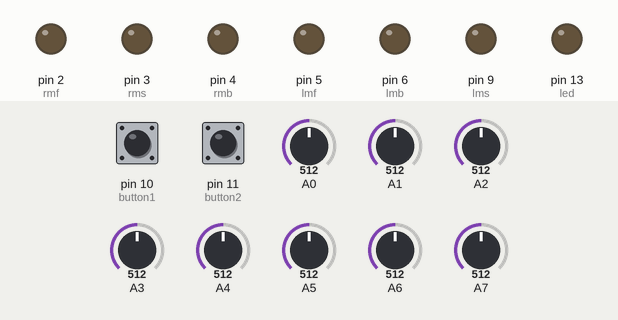
A sketch run on a simulated Arduino Uno, built with avr-gcc and run on an emulated ATmega328P. On the bench: output pins drawn as LEDs (lit = HIGH). The test bench sets the inputs (shaded band); at power-on: pin 10 (button1) HIGH, pin 11 (button2) HIGH, A0 = 512, A1 = 512, A2 = 512, A3 = 512, A4 = 512, A5 = 512, A6 = 512, A7 = 512. At 1.4 s the program stops and its outputs stay as they are.

Above: at 1.2 s.
1.3 s: pin 10 (button1) pulled LOW for 0.15 s
At 2.4 s:
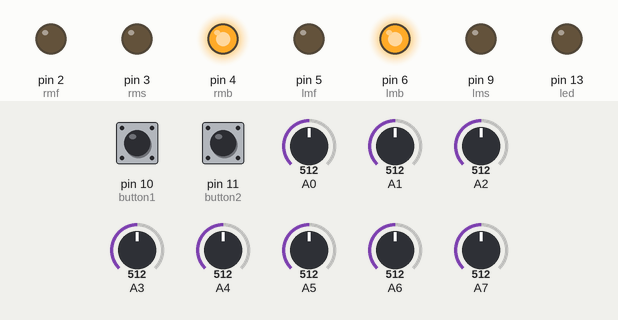
Timing chart, 0 to 2.9 s (numbered marks = the images above; inputs shaded):
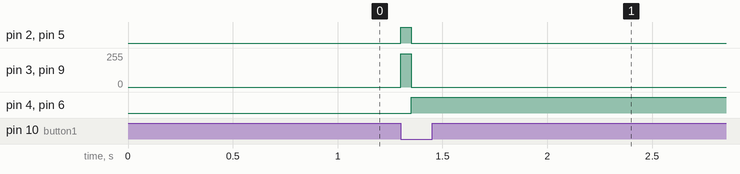

Measured:
- after the input at 1.3 s, pin 2 (rmf), pin 5 (lmf): LOW → HIGH at once, → LOW 0.05 s later; pin 3 (rms), pin 9 (lms): 0/255 → 250/255 at once, → 0/255 0.05 s later; pin 4 (rmb), pin 6 (lmb): LOW → HIGH after 0.05 s

The sketch:

8_channel_code_YT.ino
```cpp
//Motor pins
#define rmf 2 //IN1 //AIN2
#define rmb 4 //IN2 //AIN1
#define lmf 5 //IN3 //BIN1
#define lmb 6 //IN4 //BIN2
//EnA and EnB
#define rms 3  //EnA //PWMA
#define lms 9  //EnB //PWMB

//Declation of Necessary Variables
#define sensorNumber 8
int threshold[sensorNumber] = { 300, 300, 300, 300, 300, 300, 300, 300};
int position[sensorNumber] = { 10, 20, 30, 40, 50, 60, 70, 80 };
int sensor_value[sensorNumber];
int sum_on_sensor;
int sensor_wight;
float error, previous_error;
int center_position = 45;
int turn_value = 0;
float line_position;
float integral;
float derivative;

float ki = 0.01, kp = 7, kd = 10;
int base_speed = 250;  //need to be adjusted


//Necessary Delays for tuning the robot
#define stop_time 50
#define turn_speed 200
#define turn_delay 150
//Button and LED Pins
#define button1 10
#define button2 11
#define led 13

void setup() {
  pinMode(lmf, OUTPUT);
  pinMode(lmb, OUTPUT);
  pinMode(rmf, OUTPUT);
  pinMode(rmb, OUTPUT);
  pinMode(rms, OUTPUT);
  pinMode(lms, OUTPUT);

  pinMode(button1, INPUT_PULLUP);
  pinMode(button2, INPUT_PULLUP);
  pinMode(led, OUTPUT);
  Serial.begin(9600);
}

void loop() {
  if (digitalRead(button1) == 0) PID_FOLLOW();
  if (digitalRead(button2) == 0) analog_value_check();
}
```

Motor.ino
```cpp
//motor function
void set_motor(int left, int right) {
  if (left > 0) {
    digitalWrite(lmf, 1);
    digitalWrite(lmb, 0);
  } else {
    left = -(left);
    digitalWrite(lmf, 0);
    digitalWrite(lmb, 1);
  }
  if (right > 0) {
    digitalWrite(rmf, 1);
    digitalWrite(rmb, 0);
  } else {
    right = -(right);
    digitalWrite(rmf, 0);
    digitalWrite(rmb, 1);
  }

  if (left > 255) left = 255;
  if (right > 255) right = 255;

  analogWrite(lms, left);
  analogWrite(rms, right);
}
```

PID_Follow.ino
```cpp
//PID_FOLLOW function
void PID_FOLLOW() {
  while (1) {
    read_sensor();
    pid_algorithm(base_speed, kp, kd, ki);

    //TURN DETECTION
    if (sensor_value[7] == 1 && sensor_value[0] == 0) turn_value = 1;  //left turn detect
    if (sensor_value[7] == 0 && sensor_value[0] == 1) turn_value = 2;  //right turn detect

    if (sum_on_sensor == 0) {
      if (turn_value == 1 || turn_value == 2) {
        if (turn_value == 1) {
          turnLeft();  //set_motor(-turn_speed, turn_speed);  //left turn execute
        } else {
          turnRight();  //set_motor(turn_speed, -turn_speed);  //right turn execute
        }
        while (sensor_value[3] + sensor_value[4] < 2) read_sensor();  //duration of turn
        turn_value = 0;                                            //set to default
      }
    } else if (sum_on_sensor == 8) {
      delay(stop_time);
      read_sensor();
      if (sum_on_sensor == 8) {
        while (1) stop();  //set_motor(0, 0);
        //while (sum_on_sensor == 8) read_sensor();
      } else if (sum_on_sensor == 0) turn_value = 2;  //T section turn
    }
  }
}


void pid_algorithm(int base_speed, int p, int d, int i) {
  if (sum_on_sensor > 0) line_position = sensor_wight / sum_on_sensor;

  error = center_position - line_position;
  integral = integral + error;
  derivative = error - previous_error;

  int correction = (error * p) + (i * integral) + (d * derivative);
  previous_error = error;

  int right_motor_speed = base_speed - correction;
  int left_motor_speed = base_speed + correction;

  set_motor(left_motor_speed, right_motor_speed);
}
```

Sensor_Reading.ino
```cpp
//pid sensor reading
void read_sensor() {
  sensor_wight = 0;
  sum_on_sensor = 0;

  for (int8_t i = 0; i < sensorNumber; i++) {
    sensor_value[i] = analogRead(i);
    if (sensor_value[i] > threshold[i]) sensor_value[i] = 1;
    else sensor_value[i] = 0;

    sum_on_sensor += sensor_value[i];
    sensor_wight += sensor_value[i] * position[i];
  }
}


void analog_value_check() {
  while (1) {
    for (int8_t i = 0; i < sensorNumber; i++) {
      sensor_value[i] = analogRead(i);
      Serial.print(String(sensor_value[i]) + " ");
    }
    Serial.println();
  }
}
```

turns.ino
```cpp
void turnLeft() {
  set_motor(-turn_speed, turn_speed);
}
void turnRight() {
  set_motor(turn_speed, -turn_speed);
}
void stop() {
  set_motor(0, 0);
}
```
